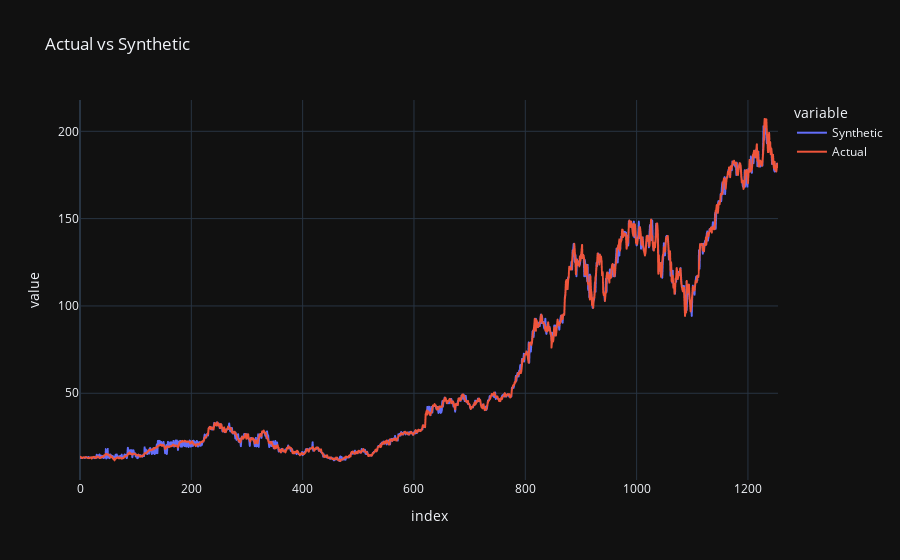

Notebook code for this chart:
### Code cell
fig = px.line(synth_v_real, y=synth_v_real.columns,
             title='Actual vs Synthetic')
fig.show()

### Figure 1 — Plotly figure (JSON) as saved in the notebook; plotly's stock layout.template omitted (floating-point values rounded to 4 significant figures; data arrays with more than 128 entries replaced by an {"elided": "..."} marker saying what was removed)
{"data": [{"hovertemplate": "variable=Synthetic<br>index=%{x}<br>value=%{y}<extra></extra>", "legendgroup": "Synthetic", "line": {"color": "#636efa", "dash": "solid"}, "marker": {"symbol": "circle"}, "mode": "lines", "name": "Synthetic", "showlegend": true, "x": {"elided": "1255 int values"}, "xaxis": "x", "y": {"elided": "1255 float values"}, "yaxis": "y", "type": "scattergl"}, {"hovertemplate": "variable=Actual<br>index=%{x}<br>value=%{y}<extra></extra>", "legendgroup": "Actual", "line": {"color": "#EF553B", "dash": "solid"}, "marker": {"symbol": "circle"}, "mode": "lines", "name": "Actual", "showlegend": true, "x": {"elided": "1255 int values"}, "xaxis": "x", "y": {"elided": "1255 float values"}, "yaxis": "y", "type": "scattergl"}], "layout": {"xaxis": {"anchor": "y", "domain": [0.0, 1.0], "title": {"text": "index"}}, "yaxis": {"anchor": "x", "domain": [0.0, 1.0], "title": {"text": "value"}}, "legend": {"title": {"text": "variable"}, "tracegroupgap": 0}, "title": {"text": "Actual vs Synthetic"}}}
